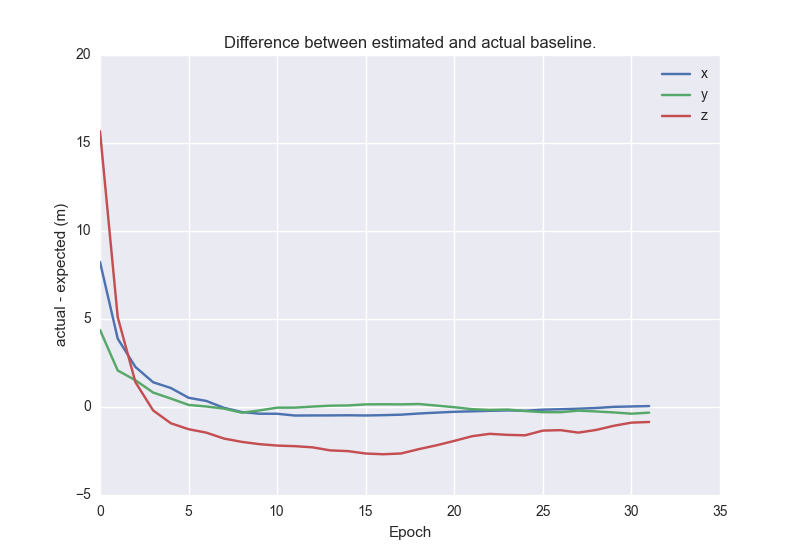

The Python source for this figure:
import os
import sys
import numpy as np
import seaborn as sns
import matplotlib.pyplot as plt

from gnss_analysis import filters
from gnss_analysis import solution
from gnss_analysis.io import simulate

if __name__ == "__main__":
  this_dir = os.path.dirname(sys.argv[0])
  test_dir = os.path.join(this_dir, '../tests/test_data')
  rover_file = os.path.join(test_dir, 'cors_drops_reference/seat032/partial_seat0320.16o')
  nav_file = os.path.join(test_dir, 'cors_drops_reference/seat032/seat0320.16n')
  base_file = os.path.join(test_dir, 'cors_drops_reference/ssho032/partial_ssho0320.16o')
  # load a set of observations, each observation set
  # holds any available rover, base and ephemeris data
  # for a given epoch.
  # see also: simulate_from_rinex and simulate_from_hdf5
  obs_sets = simulate.simulate_from_rinex(rover_file,
                                          navigation=nav_file,
                                          base=base_file)
  # define the filter you want to run
  dgnss_filter = filters.StaticKalmanFilter()
  # Then actually run the filter using the observations.
  # The list of solutions consists of a solution for each
  # epoch.  Each solution consists of the observation_set
  # with additional fields corresponding to single point
  # and DGNSS positions.
  solutions = list(solution.solution(obs_sets, dgnss_filter))
  # we can then investigate the results

  def compute_baseline_error(soln):
    # extract the rover position for the current epoch
    rover_pos = np.array([soln['rover_info']['x'],
                          soln['rover_info']['y'],
                          soln['rover_info']['z']])
    # extract the base position for the current epoch
    base_pos = np.array([soln['base_info']['x'],
                         soln['base_info']['y'],
                         soln['base_info']['z']])
    # determine the expected baseline
    expected_baseline = rover_pos - base_pos
    # then the actual baseline from the filter
    actual_baseline = soln['rover_pos'][['baseline_x',
                                         'baseline_y',
                                         'baseline_z']].values[0]
    # and return the difference in the ECEF components
    return actual_baseline - expected_baseline

  # collect all the baseline errors
  errors = [compute_baseline_error(soln) for soln in solutions]
  # and make a plot
  sns.set_style('darkgrid')
  plt.plot(errors)
  plt.xlabel("Epoch")
  plt.ylabel("actual - expected (m)")
  plt.legend(["x", "y", "z"])
  plt.title("Difference between estimated and actual baseline.")
  plt.show()
